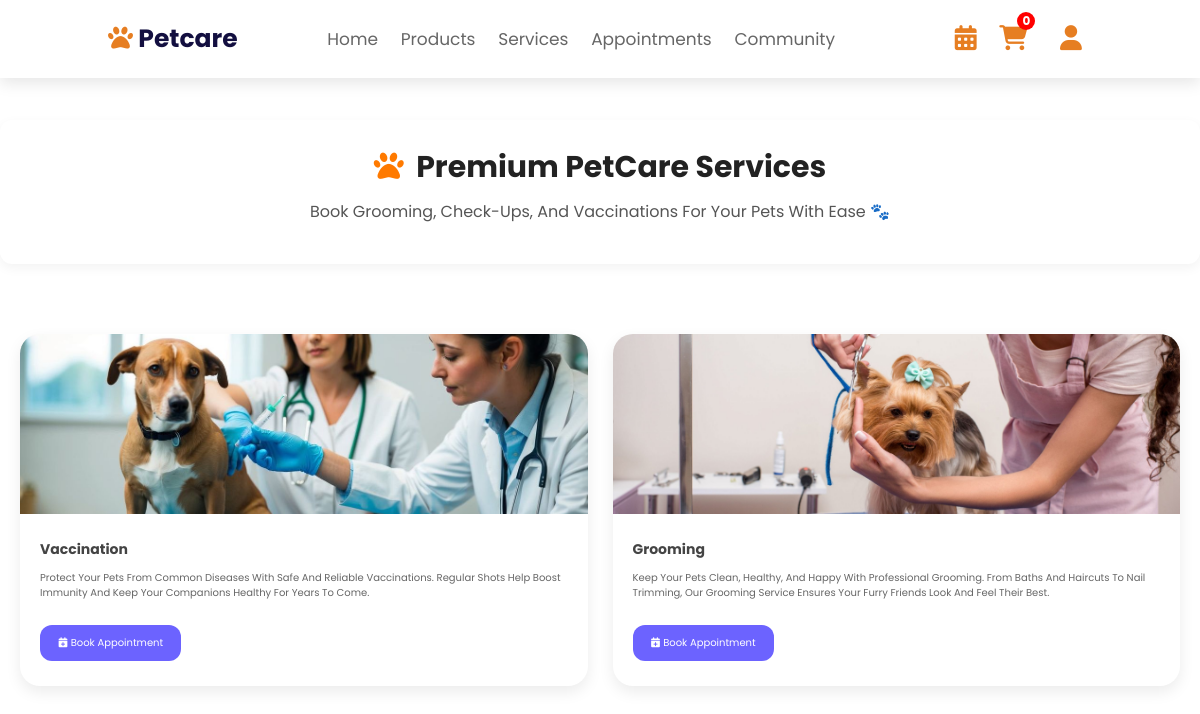
/services.php (signed in), run on the app's committed database.
### tables this page shows
CREATE TABLE `services` (
  `id` int(11) NOT NULL,
  `name` varchar(100) NOT NULL,
  `service_detail` text NOT NULL,
  `image` varchar(255) DEFAULT NULL,
  `status` enum('active','inactive') NOT NULL DEFAULT 'active',
  `created_at` timestamp NOT NULL DEFAULT current_timestamp()
);

### services.php (the view, shortened to what this page needs)
<?php
require_once 'components/auth.php';
$select_services = $conn->prepare("SELECT * FROM `services` WHERE status = 'active' ORDER BY id DESC");
$select_services->execute();
$services = $select_services->fetchAll(PDO::FETCH_ASSOC);
?>
<!DOCTYPE html>
<html lang="en">
<head>
  <link rel="stylesheet" href="assets/css/header.css">
  <link rel="stylesheet" href="assets/css/services.css?v=<?= time(); ?>">
  <link rel="stylesheet" href="https://cdnjs.cloudflare.com/ajax/libs/font-awesome/6.4.0/css/all.min.css">
</head>
<body>
    <?php include 'components/user_header.php'; ?>
    <div class="service-header">
      <h1><i class="fas fa-paw"></i> Premium PetCare Services</h1>
      <p>Book grooming, check-ups, and vaccinations for your pets with ease 🐾</p>
    </div>
    <section class="services-section">
      <div class="services-container">
          <?php if(count($services) > 0): ?>
              <?php foreach($services as $service): ?>
                  <div class="service-card">
                      <div class="card-image">
                          <img src="uploaded_files/<?= htmlspecialchars($service['image']); ?>" alt="<?= htmlspecialchars($service['name']); ?>">
                      </div>
                      <div class="card-content">
                          <h3><?= htmlspecialchars($service['name']); ?></h3>
                          <p><?= htmlspecialchars($service['service_detail']); ?></p>
                          <a href="appointment.php?service_id=<?= $service['id']; ?>" class="btn">
                              <i class="fas fa-calendar-plus"></i> Book Appointment
                          </a>
                      </div>
                  </div>
              <?php endforeach; ?>
          <?php else: ?>
              <p>No active services available.</p>
          <?php endif; ?>
      </div>
    </section>
</body>
</html>

### assets/css/header.css (style rules this page uses)
:root { --carrot-color: #e67e22; --black: #130f40; --white: #fff; --light-color: #666; --light-bg: #eee; --border: 0.2rem solid #130f40; --box-shadow: 0 0.5rem 1.5rem rgba(0, 0, 0, 0.1); }
* { font-family: "Poppins", sans-serif; margin: 0; padding: 0; box-sizing: border-box; outline: none; border: none; text-decoration: none; text-transform: capitalize; transition: 0.2s linear; }
html { font-size: 62.5%; overflow-x: hidden; scroll-behavior: smooth; scroll-padding-top: 4rem; }
section { padding: 5rem 9%; }
.btn { display: inline-block; margin-top: 1rem; padding: .8rem 2.8rem; border-radius: 5rem; border-top-left-radius: 0; border: var(--border); cursor: pointer; background: none; color: var(--black); font-size: 1.7rem; overflow: hidden; z-index: 0; position: relative; }
.btn::before { content: ''; position: absolute; top: 0; left: 0; height: 100%; width: 100%; background: var(--black); z-index: -1; transition: .3s linear; clip-path: circle(0% at 0% 5%); }

### assets/css/services.css (style rules this page uses)
.service-header { max-width: 1200px; margin: 12rem auto 3rem; text-align: center; padding: 2.5rem; background: #fff; border-radius: 12px; box-shadow: 0 4px 12px rgba(0,0,0,0.05); }
.service-header h1 { font-size: 3rem; color: #222; margin-bottom: 1rem; }
.service-header h1 i { color: #ff7a00; margin-right: .6rem; }
.service-header p { font-size: 1.6rem; color: #555; line-height: 1.5; margin-bottom: 1.5rem; }
.services-section { padding: 40px 20px; }
.services-container { display: grid; grid-template-columns: repeat(auto-fit, minmax(280px, 1fr)); gap: 25px; max-width: 1200px; margin: 0 auto; }
.service-card { background: #fff; border-radius: 20px; box-shadow: 0 6px 15px rgba(0,0,0,0.08); overflow: hidden; transition: transform 0.3s ease, box-shadow 0.3s ease; }
.service-card img { width: 100%; height: 180px; object-fit: cover; }
.card-content { padding: 20px; }
.card-content h3 { font-size: 1.4rem; color: #444; margin-bottom: 10px; }
.card-content p { font-size: 1rem; color: #666; margin-bottom: 15px; line-height: 1.5; }
.btn { display: inline-block; padding: 10px 18px; font-size: 1rem; background: #6c63ff; color: #fff; border: none; border-radius: 12px; cursor: pointer; transition: 0.3s ease; }

### data on the page
services: image (picture), name "Vaccination", service_detail "Protect Your Pets From Common Diseases With Safe And Reliable Vaccinations. Regular Shots Help Boost Immunity And Keep Your Companions Healthy For Years To Come."
services: image (picture), name "Grooming", service_detail "Keep Your Pets Clean, Healthy, And Happy With Professional Grooming. From Baths And Haircuts To Nail Trimming, Our Grooming Service Ensures Your Furry Friends Look And Feel Their Best."

### other printed values
$cart_count "0"
